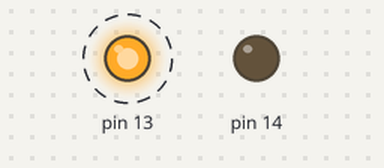
Simulated run of this sketch. Board: Arduino Uno, built with avr-gcc and run on an emulated ATmega328P. Shown: output pins drawn as LEDs (lit = HIGH). Dashed ring = blinking.

Above: at 0.5 s.
Timing chart, 0 to 4.6 s (numbered marks = the images above):
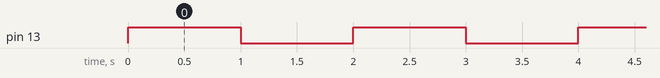

Measured:
- by itself, pin 13: alternates HIGH for 1.0 s and LOW for 1.0 s

The sketch:

EE201_EXERCISE2.ino
```cpp
void setup() {
  // put your setup code here, to run once:
  pinMode(13, OUTPUT);
  pinMode(14, OUTPUT);

}

void loop() {
  // put your main code here, to run repeatedly:
  digitalWrite(13, HIGH);
  delay(1000);
  digitalWrite(13, LOW);
  digitalWrite(12, HIGH);
  delay(1000);
  digitalWrite(12, LOW);
}
```
